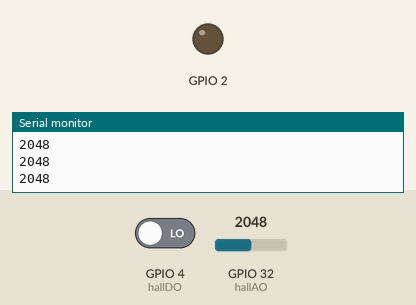
This sketch was run on a simulated ESP32. Shown: output pins drawn as LEDs (lit = HIGH), the last lines printed to the serial monitor. The test bench sets the inputs (shaded band); at power-on: GPIO 4 (hallDO) LOW, GPIO 32 (hallAO) = 2048.

Above: at 1.3 s.
1.4 s: GPIO 4 (hallDO) driven HIGH
At 2.7 s:
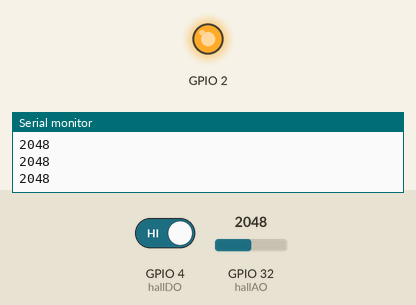
3.0 s: GPIO 4 (hallDO) driven LOW
At 3.9 s:
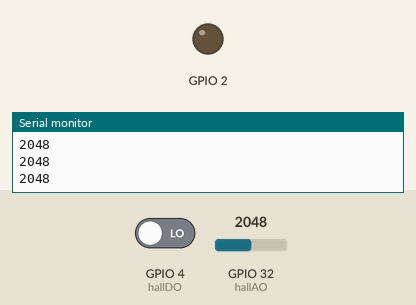
Timing chart, 0 to 6.0 s (numbered marks = the images above; inputs shaded):
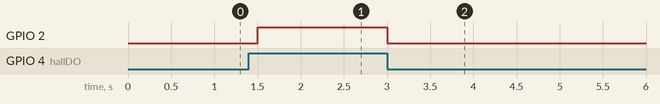

Measured:
- after the input at 1.4 s, GPIO 2: LOW → HIGH after 0.10 s
- after the input at 3.0 s, GPIO 2: HIGH → LOW at once

The sketch:

hall.ino
```cpp
const int hallAO = 32;
const int hallDO = 4;
void setup() {
  // put your setup code here, to run once:
  Serial.begin(115200);
  pinMode(hallAO,INPUT);
  pinMode(hallDO,INPUT);
  pinMode(2,OUTPUT);

}

void loop() {
  // put your main code here, to run repeatedly:
  int x = analogRead(hallAO);
  Serial.println(x);
  if(digitalRead(hallDO)==1){
    digitalWrite(2,HIGH);
  }
  else{
    digitalWrite(2,LOW);
  }
  delay(500);
}
```
